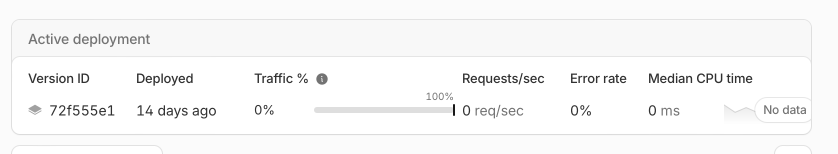
#> input picture deepup-model/스크린샷 2026-10-14 오전 11.20.17.png, 1676 x 308 px (shown at 1/2 size); its folder holds only this picture in this run
$ python -i pipeline.py   (imports and definitions only)   (older library calls are emulated)
#> lines starting #> are read from the running program, lines starting #| are printed output that depends on the picture
#> in process_image, image is the input picture: shape (308, 1676, 3); min 23, max 255, mean 247.2
"""Image-only Depth-aware Real-ESRGAN pipeline.

The image processing parameters and final calculation are preserved from
depth_final_fixed.ipynb. Video, temporal processing, debug images, statistics,
and Colab-only code were removed for the web deployment.
"""

import os

import cv2
import numpy as np
import torch
import torch.nn.functional as F
from PIL import Image


processor = None
model = None
device = None
upsampler = None

MAKE_LOW_RESOLUTION = False
DOWNSCALE = 8
UPSCALE = 4

DEPTH_FAR = 0.10
DEPTH_NEAR = 0.30
EDGE_WEIGHT = 0.4
RESIDUAL_WEIGHT = 0.6
RESIDUAL_PERCENTILE = 80
STRUCTURE_START = 0.15
STRUCTURE_PROTECT_POWER = 0.4
MIN_STRUCTURE_BLUR = 0.03
BLUR_SIGMA = 2.5
MASK_SIGMA = 0.5

IMAGE_EXTENSIONS = {".jpg", ".jpeg", ".png", ".webp", ".bmp", ".tif", ".tiff"}


# [59 lines left out: functions configure_models, make_edge_structure_map, make_residual_structure_map, estimate_raw_depth, normalize_depth, not called in this run]


def process_core(image_bgr):
    height, width = image_bgr.shape[:2]
#> height = 308; width = 1676
    out_width = width * UPSCALE
#> out_width = 6704
    out_height = height * UPSCALE
#> out_height = 1232

    lanczos = cv2.resize(
        image_bgr, (out_width, out_height), interpolation=cv2.INTER_LANCZOS4
    )
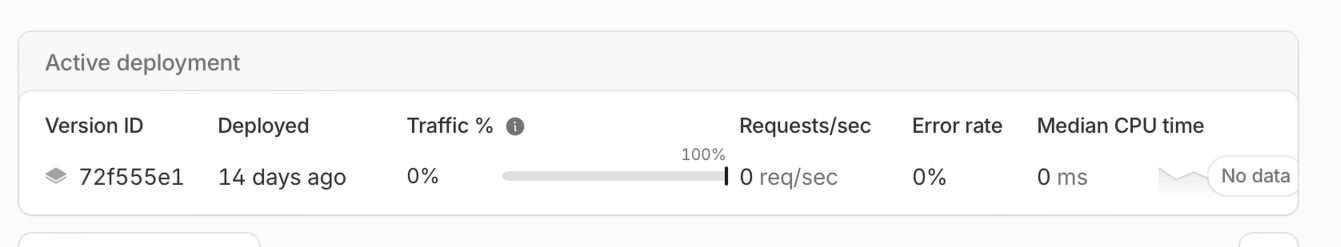
#> lanczos: shape (1232, 6704, 3) (shown at 1/5 size); min 0, max 255, mean 247.1

#> (the run stopped early here; a loop or call above may not have finished)
